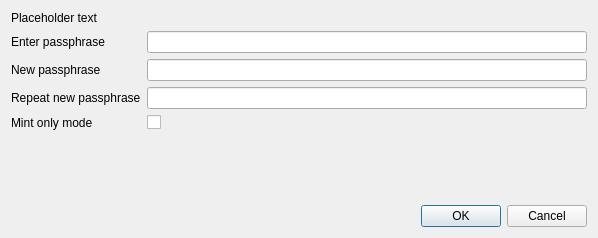
<?xml version="1.0" encoding="UTF-8"?>
<ui version="4.0">
 <class>AskPassphraseDialog</class>
 <widget class="QDialog" name="AskPassphraseDialog">
  <property name="geometry">
   <rect>
    <x>0</x>
    <y>0</y>
    <width>598</width>
    <height>238</height>
   </rect>
  </property>
  <property name="sizePolicy">
   <sizepolicy hsizetype="Preferred" vsizetype="Minimum">
    <horstretch>0</horstretch>
    <verstretch>0</verstretch>
   </sizepolicy>
  </property>
  <property name="minimumSize">
   <size>
    <width>550</width>
    <height>0</height>
   </size>
  </property>
  <property name="windowTitle">
   <string>Passphrase Dialog</string>
  </property>
  <layout class="QVBoxLayout" name="verticalLayout">
   <property name="sizeConstraint">
    <enum>QLayout::SetMinimumSize</enum>
   </property>
   <item>
    <widget class="QLabel" name="warningLabel">
     <property name="sizePolicy">
      <sizepolicy hsizetype="Preferred" vsizetype="Fixed">
       <horstretch>0</horstretch>
       <verstretch>0</verstretch>
      </sizepolicy>
     </property>
     <property name="text">
      <string notr="true">Placeholder text</string>
     </property>
     <property name="textFormat">
      <enum>Qt::RichText</enum>
     </property>
     <property name="wordWrap">
      <bool>true</bool>
     </property>
    </widget>
   </item>
   <item>
    <layout class="QFormLayout" name="formLayout">
     <property name="sizeConstraint">
      <enum>QLayout::SetMinimumSize</enum>
     </property>
     <property name="fieldGrowthPolicy">
      <enum>QFormLayout::AllNonFixedFieldsGrow</enum>
     </property>
     <item row="0" column="0">
      <widget class="QLabel" name="passLabel1">
       <property name="text">
        <string>Enter passphrase</string>
       </property>
      </widget>
     </item>
     <item row="0" column="1">
      <widget class="QLineEdit" name="passEdit1">
       <property name="echoMode">
        <enum>QLineEdit::Password</enum>
       </property>
      </widget>
     </item>
     <item row="1" column="0">
      <widget class="QLabel" name="passLabel2">
       <property name="text">
        <string>New passphrase</string>
       </property>
      </widget>
     </item>
     <item row="1" column="1">
      <widget class="QLineEdit" name="passEdit2">
       <property name="echoMode">
        <enum>QLineEdit::Password</enum>
       </property>
      </widget>
     </item>
     <item row="2" column="0">
      <widget class="QLabel" name="passLabel3">
       <property name="text">
        <string>Repeat new passphrase</string>
       </property>
      </widget>
     </item>
     <item row="2" column="1">
      <widget class="QLineEdit" name="passEdit3">
       <property name="echoMode">
        <enum>QLineEdit::Password</enum>
       </property>
      </widget>
     </item>
     <item row="4" column="1">
      <widget class="QLabel" name="capsLabel">
       <property name="font">
        <font>
         <weight>75</weight>
         <bold>true</bold>
        </font>
       </property>
       <property name="text">
        <string/>
       </property>
       <property name="alignment">
        <set>Qt::AlignCenter</set>
       </property>
      </widget>
     </item>
     <item row="3" column="1">
      <widget class="QCheckBox" name="passCheckBoxMintOnly">
       <property name="text">
        <string/>
       </property>
      </widget>
     </item>
     <item row="3" column="0">
      <widget class="QLabel" name="passLabelMintOnly">
       <property name="text">
        <string>Mint only mode</string>
       </property>
      </widget>
     </item>
    </layout>
   </item>
   <item>
    <widget class="QDialogButtonBox" name="buttonBox">
     <property name="orientation">
      <enum>Qt::Horizontal</enum>
     </property>
     <property name="standardButtons">
      <set>QDialogButtonBox::Cancel|QDialogButtonBox::Ok</set>
     </property>
    </widget>
   </item>
  </layout>
 </widget>
 <resources/>
 <connections>
  <connection>
   <sender>buttonBox</sender>
   <signal>accepted()</signal>
   <receiver>AskPassphraseDialog</receiver>
   <slot>accept()</slot>
   <hints>
    <hint type="sourcelabel">
     <x>29</x>
     <y>228</y>
    </hint>
    <hint type="destinationlabel">
     <x>20</x>
     <y>20</y>
    </hint>
   </hints>
  </connection>
  <connection>
   <sender>buttonBox</sender>
   <signal>rejected()</signal>
   <receiver>AskPassphraseDialog</receiver>
   <slot>reject()</slot>
   <hints>
    <hint type="sourcelabel">
     <x>29</x>
     <y>228</y>
    </hint>
    <hint type="destinationlabel">
     <x>20</x>
     <y>20</y>
    </hint>
   </hints>
  </connection>
 </connections>
</ui>
